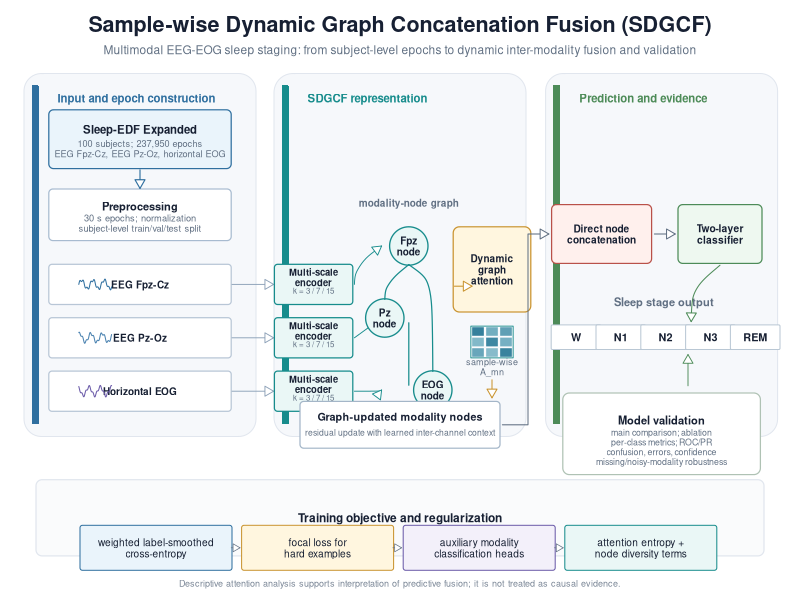
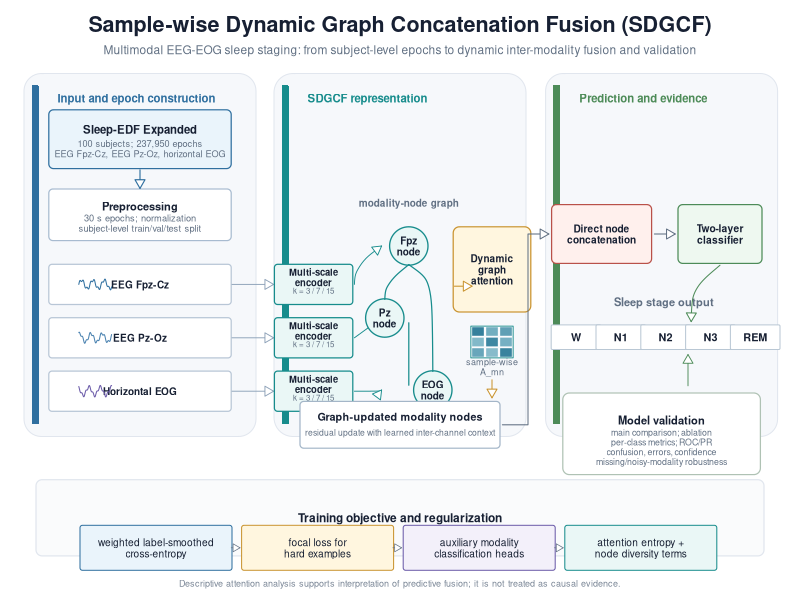
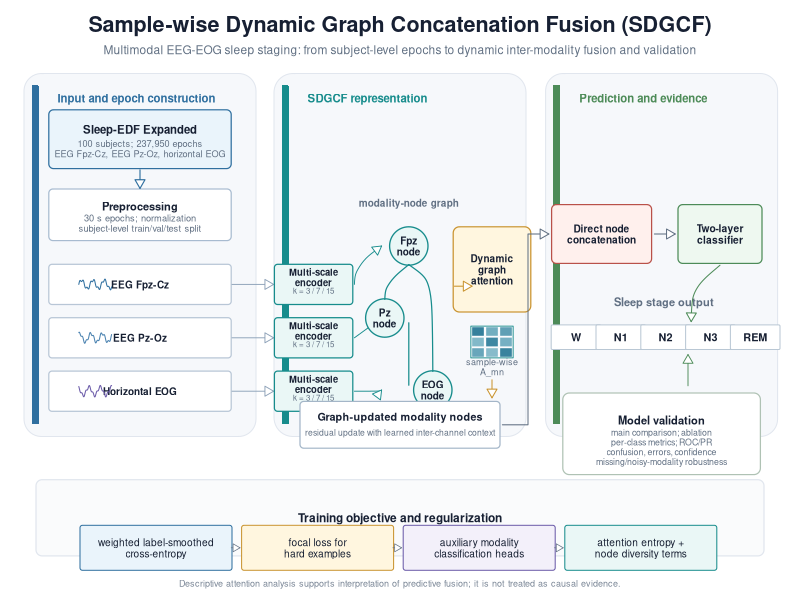
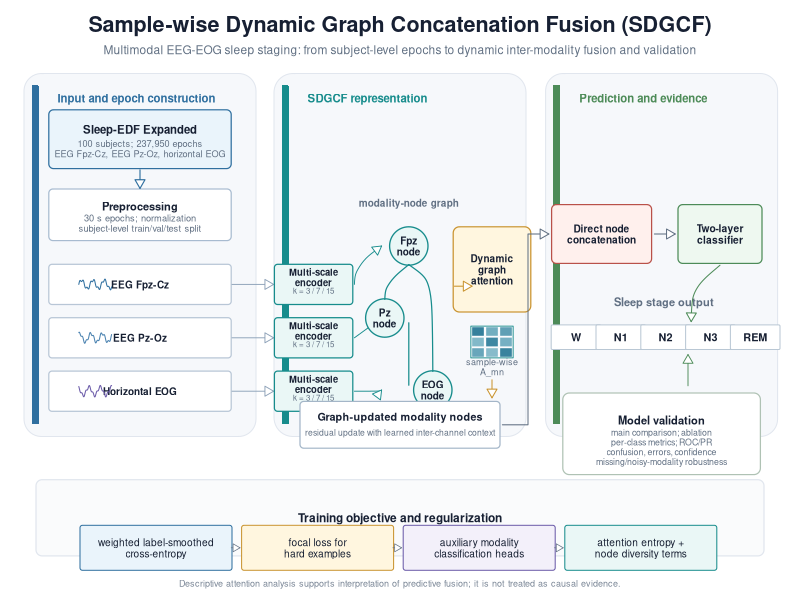

These figures' R source, in order:
#!/usr/bin/env Rscript

suppressPackageStartupMessages({
  library(grid)
})

out_dir <- file.path("results", "figures", "sdgcf_overall_structure")
dir.create(out_dir, recursive = TRUE, showWarnings = FALSE)

width_in <- 11.2
height_in <- 6.6

pal <- list(
  ink = "#172033",
  muted = "#617083",
  faint = "#F6F8FB",
  line = "#C8D2DE",
  blue = "#2F6F9F",
  blue_fill = "#EAF4FB",
  teal = "#178C8C",
  teal_fill = "#EAF7F6",
  gold = "#C9932F",
  gold_fill = "#FFF6DF",
  red = "#B95149",
  red_fill = "#FFF0ED",
  green = "#4D8B58",
  green_fill = "#EEF8F0",
  purple = "#6A5AA8",
  purple_fill = "#F3F0FA"
)

u <- function(x) unit(x, "native")

draw_text <- function(label, x, y, size = 9, col = pal$ink, face = "plain",
                      just = "center", lineheight = 0.92) {
  grid.text(
    label, x = u(x), y = u(y), just = just,
    gp = gpar(fontsize = size, col = col, fontface = face, lineheight = lineheight)
  )
}

draw_round_box <- function(x, y, w, h, label, subtitle = NULL, fill = "white",
                           border = pal$line, lwd = 1.2, label_size = 8.4,
                           subtitle_size = 7.1, title_face = "bold") {
  grid.roundrect(
    x = u(x), y = u(y), width = u(w), height = u(h),
    r = unit(0.08, "snpc"),
    gp = gpar(fill = fill, col = border, lwd = lwd)
  )
  if (is.null(subtitle)) {
    draw_text(label, x, y, label_size, pal$ink, title_face)
  } else {
    draw_text(label, x, y + h * 0.17, label_size, pal$ink, title_face)
    draw_text(subtitle, x, y - h * 0.16, subtitle_size, pal$muted, "plain")
  }
}

draw_section <- function(x, y, w, h, title, accent) {
  grid.roundrect(
    x = u(x), y = u(y), width = u(w), height = u(h),
    r = unit(0.075, "snpc"),
    gp = gpar(fill = pal$faint, col = "#E1E6EE", lwd = 1.0)
  )
  grid.roundrect(
    x = u(x - w / 2 + 1.4), y = u(y), width = u(0.9), height = u(h - 4),
    r = unit(0.04, "snpc"), gp = gpar(fill = accent, col = NA)
  )
  draw_text(title, x - w / 2 + 4.2, y + h / 2 - 4.1, 8.2, accent, "bold", just = "left")
}

draw_arrow <- function(x1, y1, x2, y2, col = pal$muted, lwd = 1.1,
                       curvature = 0, arrow_len = 0.10) {
  if (abs(curvature) < 1e-6) {
    grid.lines(
      x = u(c(x1, x2)), y = u(c(y1, y2)),
      arrow = arrow(type = "closed", length = unit(arrow_len, "inches")),
      gp = gpar(col = col, lwd = lwd, lineend = "round")
    )
  } else {
    grid.curve(
      x1 = u(x1), y1 = u(y1), x2 = u(x2), y2 = u(y2),
      curvature = curvature,
      arrow = arrow(type = "closed", length = unit(arrow_len, "inches")),
      gp = gpar(col = col, lwd = lwd, lineend = "round")
    )
  }
}

draw_waveform <- function(cx, cy, w, h, col) {
  xs <- seq(cx - w / 2 + 1.6, cx + w / 2 - 1.8, length.out = 90)
  phase <- if (cy > 51) 0 else if (cy > 42) 1.1 else 2.2
  ys <- cy + 0.72 * sin(seq(0, 5.8 * pi, length.out = 90) + phase) +
    0.25 * sin(seq(0, 18 * pi, length.out = 90) + phase)
  grid.lines(x = u(xs), y = u(ys), gp = gpar(col = col, lwd = 1.0))
}

draw_node <- function(x, y, label, fill = pal$teal_fill, border = pal$teal) {
  grid.circle(x = u(x), y = u(y), r = u(3.2), gp = gpar(fill = fill, col = border, lwd = 1.3))
  draw_text(label, x, y, 7.2, pal$ink, "bold")
}

draw_heatmap <- function(x, y, cell = 2.15) {
  values <- matrix(c(
    0.88, 0.56, 0.66,
    0.48, 0.83, 0.54,
    0.61, 0.46, 0.86
  ), nrow = 3, byrow = TRUE)
  cols <- colorRampPalette(c("#EDF6F9", "#7DB6C7", "#1E6F8F"))(100)
  for (i in 1:3) {
    for (j in 1:3) {
      cx <- x + (j - 2) * cell
      cy <- y + (2 - i) * cell
      grid.rect(
        x = u(cx), y = u(cy), width = u(cell * 0.88), height = u(cell * 0.88),
        gp = gpar(fill = cols[max(1, min(100, round(values[i, j] * 100)))], col = "white", lwd = 0.6)
      )
    }
  }
  grid.rect(x = u(x), y = u(y), width = u(cell * 3.02), height = u(cell * 3.02),
            gp = gpar(fill = NA, col = pal$teal, lwd = 0.9))
  draw_text("sample-wise\nA_mn", x, y - cell * 2.35, 6.5, pal$muted)
}

draw_pill <- function(x, y, label, fill, border, w = 6.2) {
  grid.roundrect(
    x = u(x), y = u(y), width = u(w), height = u(4.1),
    r = unit(0.05, "snpc"), gp = gpar(fill = fill, col = border, lwd = 1.0)
  )
  draw_text(label, x, y, 7.8, pal$ink, "bold")
}

draw_poly_arrow <- function(xs, ys, col = pal$muted, lwd = 1.0, arrow_len = 0.10) {
  grid.lines(
    x = u(xs), y = u(ys),
    arrow = arrow(type = "closed", length = unit(arrow_len, "inches")),
    gp = gpar(col = col, lwd = lwd, lineend = "round", linejoin = "round")
  )
}

draw_tile <- function(x, y, label, fill, border) {
  grid.roundrect(
    x = u(x), y = u(y), width = u(19), height = u(7.5),
    r = unit(0.055, "snpc"), gp = gpar(fill = fill, col = border, lwd = 1.0)
  )
  draw_text(label, x, y, 7.3, pal$ink, "plain")
}

draw_figure <- function() {
  grid.newpage()
  pushViewport(viewport(xscale = c(0, 100), yscale = c(0, 100)))

  grid.rect(gp = gpar(fill = "white", col = NA))
  draw_text("Sample-wise Dynamic Graph Concatenation Fusion (SDGCF)", 50, 96, 15.5, pal$ink, "bold")
  draw_text("Multimodal EEG-EOG sleep staging: from subject-level epochs to dynamic inter-modality fusion and validation", 50, 91.7, 8.6, pal$muted)

  draw_section(17.5, 57.5, 29.0, 60.5, "Input and epoch construction", pal$blue)
  draw_section(50.0, 57.5, 31.5, 60.5, "SDGCF representation", pal$teal)
  draw_section(82.7, 57.5, 29.0, 60.5, "Prediction and evidence", pal$green)

  draw_round_box(
    17.5, 76.8, 22.8, 9.8,
    "Sleep-EDF Expanded",
    "100 subjects; 237,950 epochs\nEEG Fpz-Cz, EEG Pz-Oz, horizontal EOG",
    pal$blue_fill, pal$blue, label_size = 8.2, subtitle_size = 6.6
  )
  draw_round_box(
    17.5, 64.2, 22.8, 8.6,
    "Preprocessing",
    "30 s epochs; normalization\nsubject-level train/val/test split",
    "white", "#A8BBD0", label_size = 8.0, subtitle_size = 6.7
  )
  draw_arrow(17.5, 71.7, 17.5, 68.6, pal$blue, 1.1)

  channel_y <- c(52.6, 43.7, 34.8)
  channel_names <- c("EEG Fpz-Cz", "EEG Pz-Oz", "Horizontal EOG")
  channel_cols <- c(pal$blue, "#4A82B0", pal$purple)
  for (i in seq_along(channel_y)) {
    draw_round_box(17.5, channel_y[i], 22.8, 6.7, channel_names[i], NULL, "white", "#B8C6D6", label_size = 7.2)
    draw_waveform(12.0, channel_y[i], 7.5, 4.0, channel_cols[i])
    draw_arrow(29.0, channel_y[i], 34.2, channel_y[i], "#8CA0B7", 0.9)
  }

  encoder_y <- channel_y
  node_y <- c(59.0, 47.0, 35.0)
  node_names <- c("Fpz\nnode", "Pz\nnode", "EOG\nnode")
  for (i in seq_along(encoder_y)) {
    draw_round_box(
      39.2, encoder_y[i], 9.8, 6.7,
      "Multi-scale\nencoder",
      "k = 3 / 7 / 15",
      pal$teal_fill, pal$teal, label_size = 6.8, subtitle_size = 5.7
    )
    draw_arrow(44.3, encoder_y[i], 47.7, node_y[i], pal$teal, 0.9, curvature = ifelse(i == 2, 0, ifelse(i == 1, -0.15, 0.15)))
  }

  draw_node(51.1, node_y[1], node_names[1])
  draw_node(48.1, node_y[2], node_names[2])
  draw_node(54.1, node_y[3], node_names[3])
  grid.curve(x1 = u(51.1), y1 = u(node_y[1] - 3.1), x2 = u(48.1), y2 = u(node_y[2] + 3.1),
             curvature = 0.10, gp = gpar(col = pal$teal, lwd = 1.2))
  grid.curve(x1 = u(51.1), y1 = u(node_y[1] - 3.1), x2 = u(54.1), y2 = u(node_y[3] + 3.1),
             curvature = -0.16, gp = gpar(col = pal$teal, lwd = 1.2))
  grid.curve(x1 = u(48.1 + 3.0), y1 = u(node_y[2] - 0.8), x2 = u(54.1 - 3.0), y2 = u(node_y[3] + 0.8),
             curvature = -0.12, gp = gpar(col = pal$teal, lwd = 1.2))
  draw_text("modality-node graph", 51.1, 66.2, 7.2, pal$muted, "bold")

  draw_round_box(
    61.5, 55.1, 9.7, 14.2,
    "Dynamic\ngraph\nattention",
    NULL, pal$gold_fill, pal$gold, label_size = 7.2
  )
  draw_heatmap(61.5, 43.0, 1.75)
  draw_arrow(56.8, 52.3, 59.0, 52.3, pal$gold, 1.0)
  draw_arrow(61.5, 36.7, 61.5, 33.7, pal$gold, 1.0)

  draw_round_box(
    50.0, 29.2, 25.0, 7.8,
    "Graph-updated modality nodes",
    "residual update with learned inter-channel context",
    "white", "#A4B6C8", label_size = 7.8, subtitle_size = 6.2
  )
  draw_poly_arrow(c(62.8, 66.0, 66.0, 68.6), c(29.2, 29.2, 61.0, 61.0), pal$muted, 1.0)

  draw_round_box(
    75.2, 61.0, 12.5, 9.8,
    "Direct node\nconcatenation",
    NULL, pal$red_fill, pal$red, label_size = 7.3
  )
  draw_round_box(
    90.0, 61.0, 10.5, 9.8,
    "Two-layer\nclassifier",
    NULL, pal$green_fill, pal$green, label_size = 7.4
  )
  draw_arrow(81.8, 61.0, 84.4, 61.0, pal$muted, 1.0)

  draw_text("Sleep stage output", 83.0, 49.7, 8.0, pal$muted, "bold")
  stage_x <- c(72.0, 77.6, 83.2, 88.8, 94.4)
  stage_y <- rep(43.8, 5)
  stage_lab <- c("W", "N1", "N2", "N3", "REM")
  for (i in seq_along(stage_lab)) {
    draw_pill(stage_x[i], stage_y[i], stage_lab[i], "white", "#B9C7D4")
  }
  draw_arrow(90.0, 55.8, 86.4, 46.4, pal$green, 1.0, curvature = 0.08)

  draw_round_box(
    82.7, 27.7, 24.7, 13.6,
    "Model validation",
    "main comparison; ablation\nper-class metrics; ROC/PR\nconfusion, errors, confidence\nmissing/noisy-modality robustness",
    "white", "#AFC2B4", label_size = 8.0, subtitle_size = 6.35
  )
  draw_arrow(86.0, 35.7, 86.0, 40.9, pal$green, 0.9)

  draw_round_box(
    50.0, 13.7, 91.0, 12.7,
    "Training objective and regularization",
    NULL, "#FAFBFC", "#E1E6EE", label_size = 8.6
  )
  draw_tile(19.5, 8.7, "weighted label-smoothed\ncross-entropy", pal$blue_fill, pal$blue)
  draw_tile(39.7, 8.7, "focal loss for\nhard examples", pal$gold_fill, pal$gold)
  draw_tile(59.9, 8.7, "auxiliary modality\nclassification heads", pal$purple_fill, pal$purple)
  draw_tile(80.1, 8.7, "attention entropy +\nnode diversity terms", pal$teal_fill, pal$teal)
  draw_arrow(28.9, 8.7, 30.0, 8.7, pal$muted, 0.7, arrow_len = 0.08)
  draw_arrow(49.1, 8.7, 50.2, 8.7, pal$muted, 0.7, arrow_len = 0.08)
  draw_arrow(69.3, 8.7, 70.4, 8.7, pal$muted, 0.7, arrow_len = 0.08)

  draw_text("Descriptive attention analysis supports interpretation of predictive fusion; it is not treated as causal evidence.", 50, 2.8, 6.5, "#7A8696")

  popViewport()
}

save_device <- function(file, device) {
  device(file)
  draw_figure()
  dev.off()
}

save_device(file.path(out_dir, "sdgcf_overall_structure.svg"), function(file) {
  svg(filename = file, width = width_in, height = height_in, bg = "white")
})

save_device(file.path(out_dir, "sdgcf_overall_structure.pdf"), function(file) {
  pdf(file = file, width = width_in, height = height_in, bg = "white", useDingbats = FALSE)
})

save_device(file.path(out_dir, "sdgcf_overall_structure.png"), function(file) {
  png(filename = file, width = width_in, height = height_in, units = "in", res = 600, bg = "white")
})

save_device(file.path(out_dir, "sdgcf_overall_structure.tiff"), function(file) {
  tiff(filename = file, width = width_in, height = height_in, units = "in", res = 600,
       bg = "white", compression = "lzw")
})

cat(normalizePath(out_dir, winslash = "/", mustWork = TRUE), "\n")
